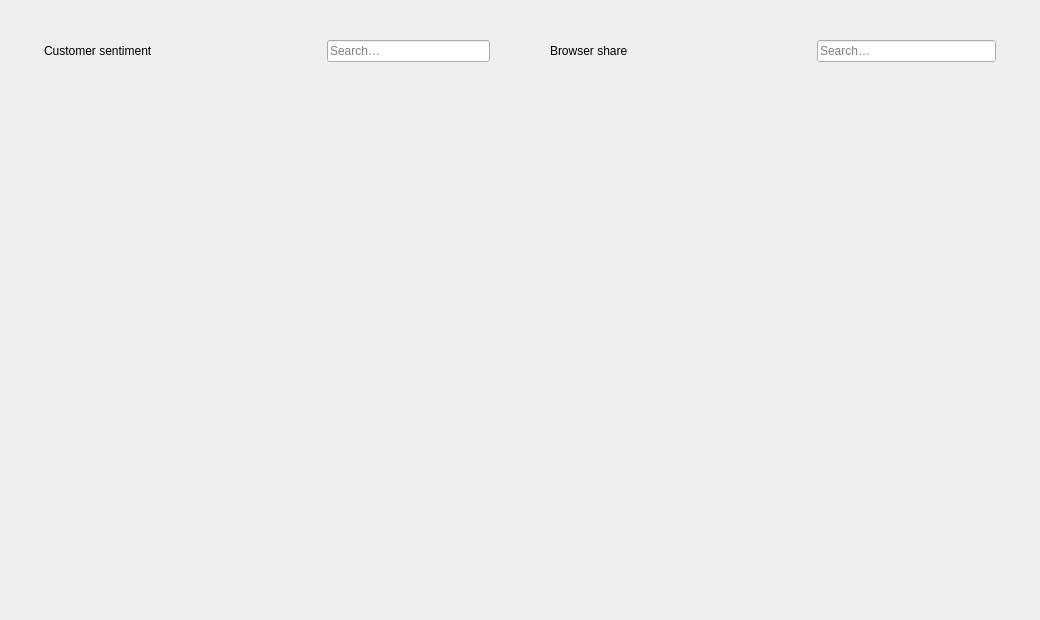
<?xml version='1.0' encoding='utf-8'?>
<ui version="4.0">
 <class>MainWindow</class>
 <widget class="QMainWindow" name="MainWindow">
  <property name="geometry">
   <rect>
    <x>0</x>
    <y>0</y>
    <width>1040</width>
    <height>620</height>
   </rect>
  </property>
  <property name="windowTitle">
   <string>QCustomBubbleChart — preview</string>
  </property>
  <widget class="QWidget" name="centralwidget">
   <layout class="QHBoxLayout" name="cardsRow" stretch="1,1">
    <property name="spacing">
     <number>20</number>
    </property>
    <property name="leftMargin">
     <number>24</number>
    </property>
    <property name="topMargin">
     <number>24</number>
    </property>
    <property name="rightMargin">
     <number>24</number>
    </property>
    <property name="bottomMargin">
     <number>24</number>
    </property>
    <item>
     <widget class="QFrame" name="sentCard">
      <property name="frameShape">
       <enum>QFrame::NoFrame</enum>
      </property>
      <layout class="QVBoxLayout" name="sentLayout" stretch="0,1">
       <property name="spacing">
        <number>10</number>
       </property>
       <property name="leftMargin">
        <number>20</number>
       </property>
       <property name="topMargin">
        <number>16</number>
       </property>
       <property name="rightMargin">
        <number>20</number>
       </property>
       <property name="bottomMargin">
        <number>16</number>
       </property>
       <item>
        <layout class="QHBoxLayout" name="sentHead">
         <item>
          <widget class="QLabel" name="sentTitle">
           <property name="text">
            <string>Customer sentiment</string>
           </property>
          </widget>
         </item>
         <item>
          <spacer name="sentHeadSpacer">
           <property name="orientation">
            <enum>Qt::Horizontal</enum>
           </property>
           <property name="sizeHint" stdset="0">
            <size>
             <width>40</width>
             <height>20</height>
            </size>
           </property>
          </spacer>
         </item>
         <item>
          <widget class="QLineEdit" name="sentSearch">
           <property name="maximumSize">
            <size>
             <width>180</width>
             <height>16777215</height>
            </size>
           </property>
           <property name="placeholderText">
            <string>Search…</string>
           </property>
          </widget>
         </item>
        </layout>
       </item>
       <item>
        <widget class="QCustomBubbleChart" name="sentChart">
         <property name="groupByCategory" stdset="0">
          <bool>true</bool>
         </property>
        </widget>
       </item>
      </layout>
     </widget>
    </item>
    <item>
     <widget class="QFrame" name="shareCard">
      <property name="frameShape">
       <enum>QFrame::NoFrame</enum>
      </property>
      <layout class="QVBoxLayout" name="shareLayout" stretch="0,1">
       <property name="spacing">
        <number>10</number>
       </property>
       <property name="leftMargin">
        <number>20</number>
       </property>
       <property name="topMargin">
        <number>16</number>
       </property>
       <property name="rightMargin">
        <number>20</number>
       </property>
       <property name="bottomMargin">
        <number>16</number>
       </property>
       <item>
        <layout class="QHBoxLayout" name="shareHead">
         <item>
          <widget class="QLabel" name="shareTitle">
           <property name="text">
            <string>Browser share</string>
           </property>
          </widget>
         </item>
         <item>
          <spacer name="shareHeadSpacer">
           <property name="orientation">
            <enum>Qt::Horizontal</enum>
           </property>
           <property name="sizeHint" stdset="0">
            <size>
             <width>40</width>
             <height>20</height>
            </size>
           </property>
          </spacer>
         </item>
         <item>
          <widget class="QLineEdit" name="shareSearch">
           <property name="maximumSize">
            <size>
             <width>180</width>
             <height>16777215</height>
            </size>
           </property>
           <property name="placeholderText">
            <string>Search…</string>
           </property>
          </widget>
         </item>
        </layout>
       </item>
       <item>
        <widget class="QCustomBubbleChart" name="shareChart">
         <property name="minLabelRadius" stdset="0">
          <double>12.000000000000000</double>
         </property>
        </widget>
       </item>
      </layout>
     </widget>
    </item>
   </layout>
  </widget>
 </widget>
 <customwidgets>
  <customwidget>
   <class>QCustomBubbleChart</class>
   <extends>QWidget</extends>
   <header location="global">Custom_Widgets.QCustomBubbleChart.h</header>
  </customwidget>
 <customwidget><class>QPushButton</class><extends>QPushButton</extends><header location="global">Custom_Widgets.Theme.h</header><container>1</container></customwidget><customwidget><class>QLabel</class><extends>QLabel</extends><header location="global">Custom_Widgets.Theme.h</header><container>1</container></customwidget></customwidgets>
 <connections />
</ui>
